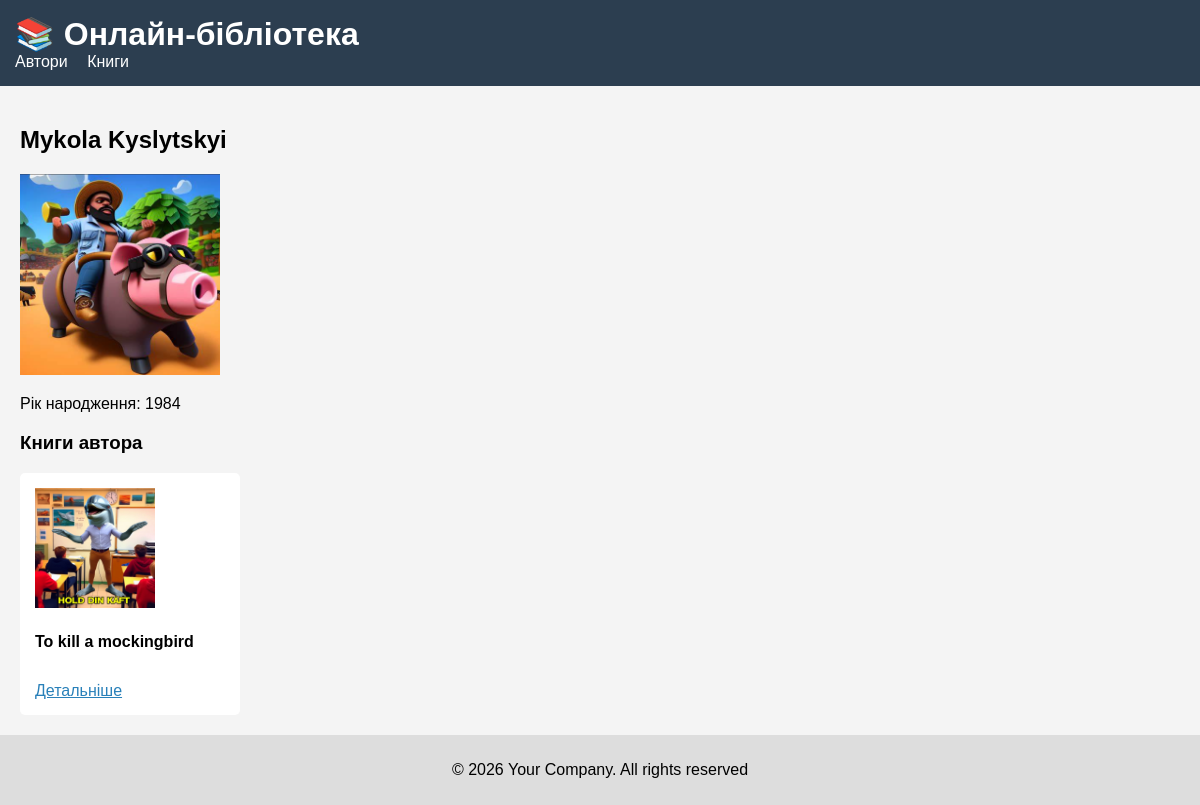
The app's page /authors/1/ with its own data.
### library/models.py (models this page shows, shortened)
class Author(models.Model):
    first_name = models.CharField(max_length=100)
    last_name = models.CharField(max_length=100)
    birth_year = models.PositiveIntegerField(null=True, blank=True)
    photo = models.ImageField(
        upload_to='authors/',
        blank=True,
        null=True
    )

class Book(models.Model):
    STATUS_CHOICES = (
        ('available', 'Available'),
        ('borrowed', 'Borrowed'),
        ('archived', 'Archived'),
    )
    title = models.CharField(max_length=255)
    author = models.ForeignKey(
        Author,
        on_delete=models.CASCADE,
        related_name='books'
    )
    description = models.TextField(blank=True)
    published_year = models.PositiveIntegerField()
    pages = models.PositiveIntegerField()
    cover = models.ImageField(
        upload_to='books/',
        blank=True,
        null=True
    )
    status = models.CharField(
        max_length=20,
        choices=STATUS_CHOICES,
        default='available'
    )
    created_at = models.DateTimeField(auto_now_add=True)

### library/views.py (the view)
# urls.py: path('authors/<int:pk>/', views.author_detail, name='author_detail'),
def author_detail(request, pk):
    author = get_object_or_404(Author, pk=pk)
    books = author.books.all()
    return render(
        request,
        'library/author_detail.html',
        {
            'author': author,
            'books': books,
        }
    )

### library/templates/library/author_detail.html
{% extends 'library/base.html' %}
{% block content %}
<h2>{{ author.first_name }} {{ author.last_name }}</h2>
{% if author.photo %}
    <img src="{{ author.photo.url }}" width="200">
{% endif %}
<p>Рік народження: {{ author.birth_year }}</p>
<h3>Книги автора</h3>
<div class="grid">
    {% for book in books %}
        <div class="card">
            {% if book.cover %}
                <img src="{{ book.cover.url }}" width="120">
            {% endif %}
            <h4>{{ book.title }}</h4>
            <a href="{% url 'book_detail' book.pk %}">Детальніше</a>
        </div>
    {% empty %}
        <p>Книг немає</p>
    {% endfor %}
</div>
{% endblock %}

### library/templates/library/base.html (shortened to what this page needs)
{% load static %}
<!DOCTYPE html>
<html lang="uk">
<head>
    <link rel="stylesheet" href="{% static 'library/css/style.css' %}">
</head>
<body>
<header>
    <h1>📚 Онлайн-бібліотека</h1>
    <nav>
        <a href="{% url 'author_list' %}">Автори</a>
        <a href="{% url 'book_list' %}">Книги</a>
    </nav>
</header>
<main>
    {% block content %}{% endblock %}
</main>
<footer>
    <p>&copy; 2026 Your Company. All rights reserved</p>
</footer>
</body>
</html>

### library/static/library/css/style.css (style rules this page uses)
body { font-family: Arial, sans-serif; margin: 0; background: #f4f4f4; }
header { background: #2c3e50; color: white; padding: 15px; }
header h1 { margin: 0; }
nav a { color: white; margin-right: 15px; text-decoration: none; }
main { padding: 20px; }
footer { background: #ddd; padding: 10px; text-align: center; }
.grid { display: grid; grid-template-columns: repeat(auto-fill, minmax(220px, 1fr)); gap: 15px; }
.card { background: white; padding: 15px; border-radius: 5px; }
.card a { display: inline-block; margin-top: 10px; color: #2980b9; }

### records on screen
Author: first_name "Mykola", last_name "Kyslytskyi", photo (picture), birth_year "1984"
Book: cover (picture), title "To kill a mockingbird"
